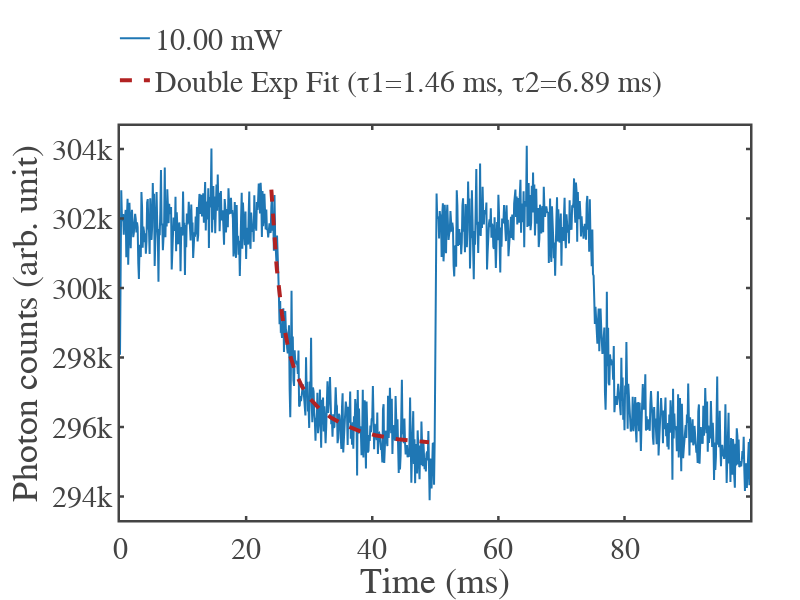

Source (notebook cell):
### Code cell
import numpy as np
import plotly.graph_objects as go
from scipy.optimize import curve_fit

# --- Select the last dataset ---
current_value, power_label, df = datasets_sorted[-1]

# --- Convert time to ms ---
time_ms = df["time_ps"] / 1e9
counts = df["counts"]

# --- Select fitting window: 24–49 ms ---
fit_mask = (time_ms >= 24) & (time_ms <= 49)
t_fit = time_ms[fit_mask]
y_fit = counts[fit_mask]

# --- Fixed lifetimes ---
tau1_fixed = 1.46   # ms
tau2_fixed = 6.89   # ms

# --- Define double exponential with fixed taus ---
def double_exp_fixed_tau(t, A1, A2, C):
    return A1 * np.exp(-t/tau1_fixed) + A2 * np.exp(-t/tau2_fixed) + C

# --- Initial guess for amplitudes and offset ---
p0 = [np.max(y_fit)/2, np.max(y_fit)/2, 0.0]

# --- Fit only for A1, A2, C ---
popt, pcov = curve_fit(double_exp_fixed_tau, t_fit, y_fit, p0=p0, maxfev=10000)
A1_fit, A2_fit, C_fit = popt

# --- Compute fitted curve within fitting range only ---
y_fitted = double_exp_fixed_tau(t_fit, *popt)

# --- Plot ---
fig = go.Figure()

# Original raw curve
fig.add_trace(go.Scatter(
    x=time_ms,
    y=counts,
    mode="lines",
    name=f"{power_label}",
    line=dict(width=2)
))

# Fitted double exponential (only within 24–49 ms)
fig.add_trace(go.Scatter(
    x=t_fit,
    y=y_fitted,
    mode="lines",
    line=dict(dash="dash", color="firebrick", width=4),
    name=f"Double Exp Fit (τ1={tau1_fixed} ms, τ2={tau2_fixed} ms)"
))

# --- Layout ---
fig.update_layout(
    template=fig_template,
    width=800,
    height=600,
    margin=dict(l=120, r=50, t=50, b=80),
    xaxis_title="Time (ms)",
    yaxis_title="Photon counts (arb. unit)",
    legend=dict(
        x=0.43, y=1.05,        # top center
        xanchor="center",
        yanchor="bottom",
        bgcolor="rgba(255,255,255,0.5)"
    )
)

fig.show()

### Figure 1 — Plotly figure (JSON) as saved in the notebook; plotly's stock layout.template omitted (floating-point values rounded to 4 significant figures; data arrays with more than 128 entries replaced by an {"elided": "..."} marker saying what was removed)
{"data": [{"line": {"width": 2}, "mode": "lines", "name": "10.00 mW", "type": "scatter", "x": {"elided": "1000 float values"}, "y": {"elided": "1000 int values"}}, {"line": {"color": "firebrick", "dash": "dash", "width": 4}, "mode": "lines", "name": "Double Exp Fit (τ1=1.46 ms, τ2=6.89 ms)", "type": "scatter", "x": {"elided": "251 float values"}, "y": {"elided": "251 float values"}}], "layout": {"height": 600, "legend": {"bgcolor": "rgba(255,255,255,0.5)", "x": 0.43, "xanchor": "center", "y": 1.05, "yanchor": "bottom"}, "margin": {"b": 80, "l": 120, "r": 50, "t": 50}, "width": 800, "xaxis": {"autorange": true, "range": [0, 99.9], "title": {"text": "Time (ms)"}, "type": "linear"}, "yaxis": {"autorange": true, "range": [293300.0, 304700.0], "title": {"text": "Photon counts (arb. unit)"}, "type": "linear"}}}
